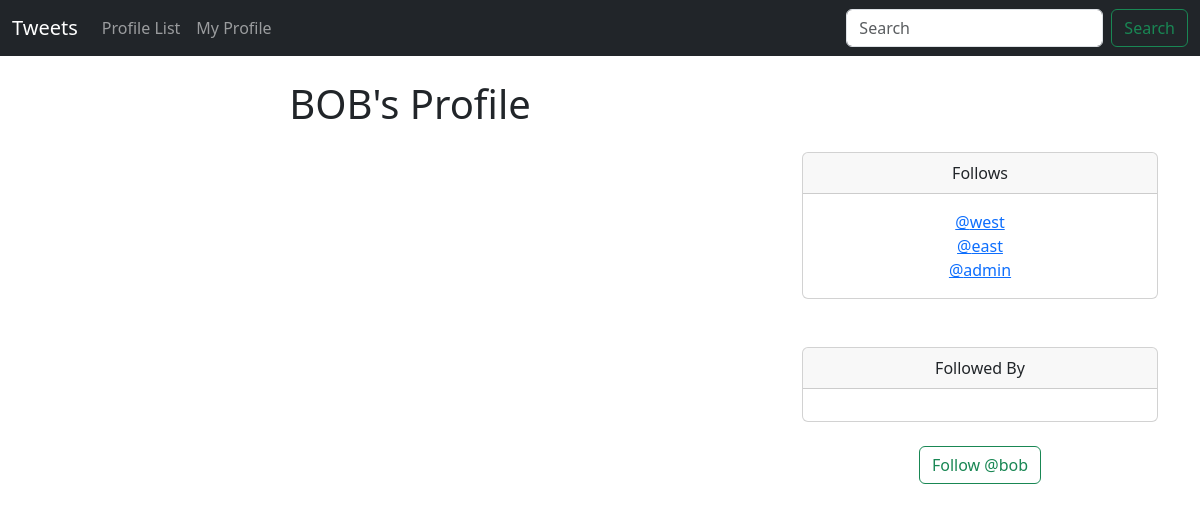
Page /profile/3 (signed in) on the committed database.
### tweet/models.py (models this page shows)
class Profile(models.Model):
    user = models.OneToOneField(User, on_delete=models.CASCADE)
    follows = models.ManyToManyField(
        "self",
        related_name="followed_by",
        symmetrical=False,
        blank=True
    )
    date_modified = models.DateTimeField(User, auto_now=True)
    def __str__(self):
        return self.user.username

### tweet/views.py (the view, shortened to what this page needs)
# urls.py: path('profile/<int:pk>',views.profile, name='profile'),
def profile(request,pk):
    if request.user.is_authenticated:
        profiles = Profile.objects.get(user__id=pk)
        tweets = Tweet.objects.filter(user__id=pk)
        return render(request,'tweet/profile.html',{'profiles':profiles,'tweets':tweets})
    else:
        messages.warning(request,"You must be loggedin to continue...")
        return redirect('home')

### templates/tweet/profile.html (shortened to what this page needs)
{% extends 'base.html' %}
{% block content %}
{% if profiles %}
    <div class="container text-center">
        <div class="row">
            <div class="col-8">
                <h1>{{profiles.user.username|upper}}'s Profile</h1>
                <br>
            </div>
            <div class="col-4">
                <br><br><br>
                <div class="card">
                    <div class="card-header">
                        Follows
                    </div>
                    <div class="card-body">
                      <p class="card-text">
                        {% for profile in profiles.follows.all %}
                            <a href="{% url 'profile' profile.user.id %}">@{{profile}}</a>
                            <br>
                        {% endfor %}
                      </p>
                    </div>
                </div>
                <br><br>
                <div class="card">
                    <div class="card-header">
                        Followed By
                    </div>
                    <div class="card-body">
                    </div>
                </div>
                <br>
                <form method="post">
                    {% if profiles in request.user.profile.follows.all %}
                        <button class="btn btn-outline-danger" name="follow" value="unfollow" type="submit">Unfollow @{{profiles.user.username}}</button>
                    {% else %}
                        <button class="btn btn-outline-success" name="follow" value="follow" type="submit">Follow @{{profiles.user.username}}</button>
                    {% endif %}
                </form>
            </div>
        </div>
    </div>
{% endif %}
{% endblock content %}

### rows in the picture
Profile: user.username "BOB", user.username "bob"
Profile: user.username "west"
Profile: user.username "east"
Profile: user.username "admin"
